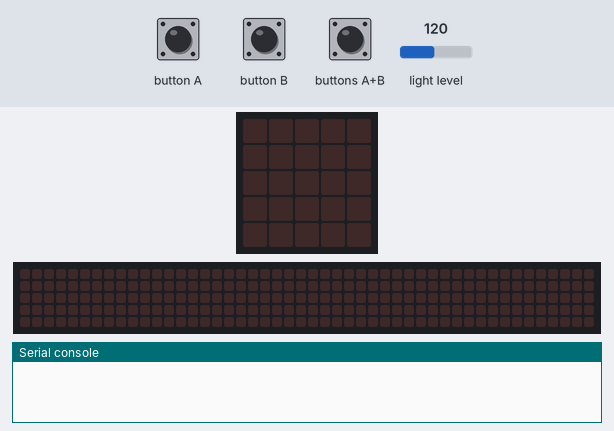
A program run on a simulated BBC micro:bit (MakeCode). On the bench: the board's 5×5 LED display, a strip that is not on the board, showing the scrolling text unrolled, the last lines printed to the serial console. Inputs (shaded band) come from the test bench; at power-on: light level 120. The 48×5 strip is a reading aid, not a part: it shows the text the display is scrolling, unrolled, one strip-width of it at a time.

Above: at 1.2 s.
1.3 s: button B pressed for 0.15 s
At 2.0 s:
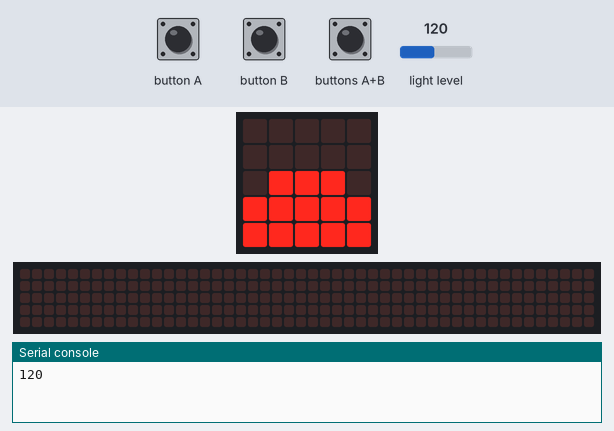
2.9 s: button A pressed for 0.15 s
At 3.12 s:
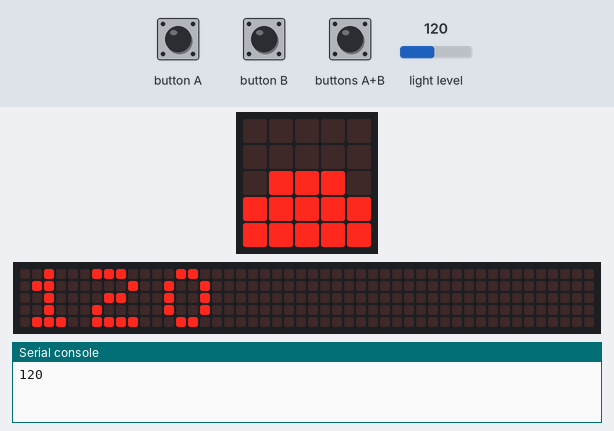
5.9 s: button B pressed for 0.15 s
At 6.12 s:
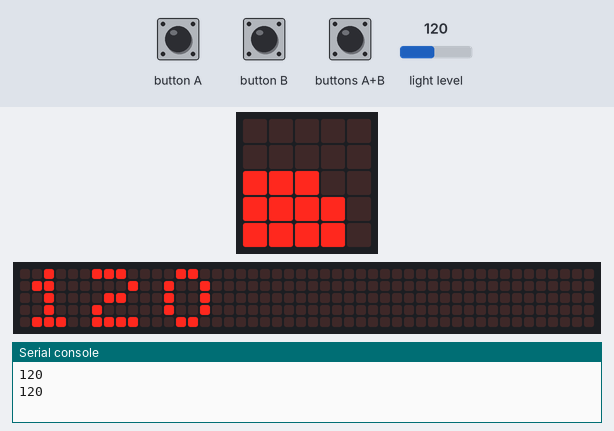
8.9 s: button A pressed for 0.15 s
At 9.2 s:
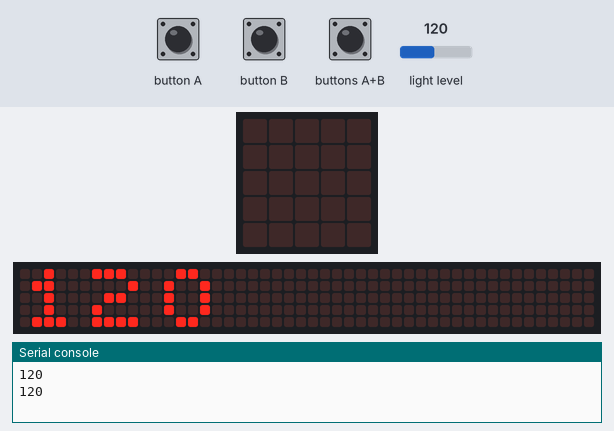
12.0 s: button B pressed for 0.15 s
At 14.1 s:
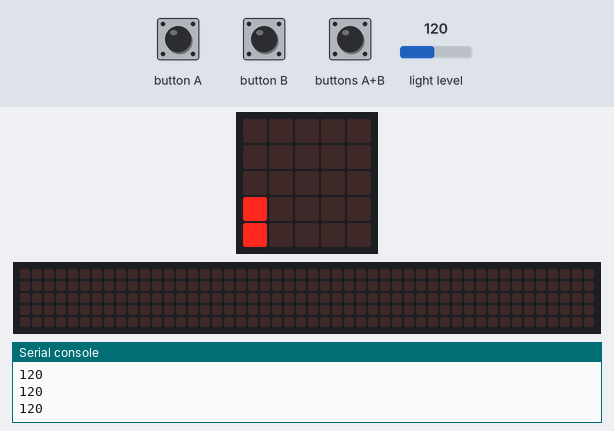
15.0 s: button B pressed for 0.15 s
At 16.0 s:
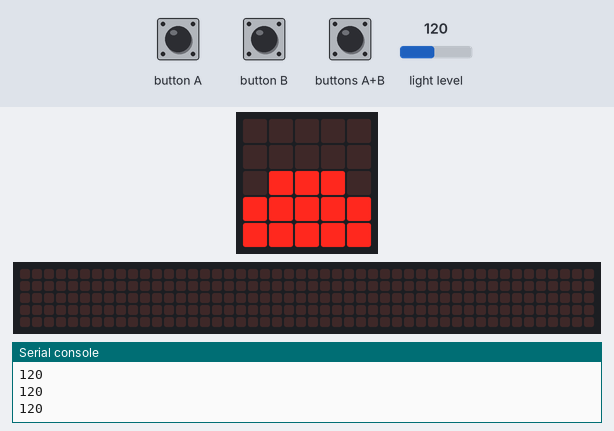
Timing chart, 0 to 17.6 s (numbered marks = the images above; inputs shaded):
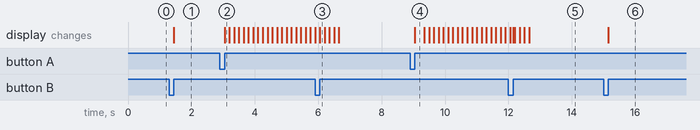

Measured:
- after the input at 1.3 s, the display: changes after 0.15 s (image 1)
- after the input at 2.9 s, the display: changes after 0.15 s (image 2)
- after the input at 5.9 s, the display: first differs from a run without the input after 0.15 s (image 3)
- after the input at 8.9 s, the display: changes after 0.15 s (image 4)
- after the input at 12.0 s, the display: first differs from a run without the input after 0.15 s (image 5 shows a later state)
- after the input at 15.0 s, the display: changes after 0.15 s (image 6)

The program:

main.ts
```typescript
input.onButtonPressed(Button.A, function () {
    basic.showString("" + (input.lightLevel()))
})
input.onButtonPressed(Button.AB, function () {
    basic.clearScreen()
})
input.onButtonPressed(Button.B, function () {
    led.plotBarGraph(
    input.lightLevel(),
    255
    )
})
```

test.ts
```typescript
// les proves van aquí; això no es compilarà quan aquest paquet s'usi com a extensió.
```
